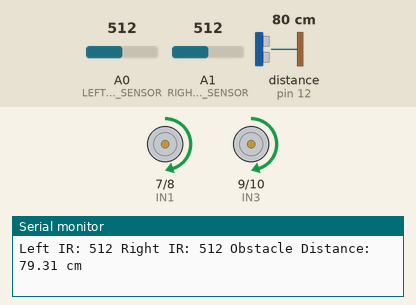
Recording of a sketch running on a simulated Arduino Uno, built with avr-gcc and run on an emulated ATmega328P. Parts: motor-driver pin pairs drawn as motors (green arrow = first pin HIGH = forward, orange = second pin HIGH = backward, longer = more drive, scaled by the enable pin), the last lines printed to the serial monitor. Wiring (inferred from the names in the program): ultrasonic range finder: trigger pin 11; echo pin 12. The test bench sets the inputs (shaded band); at power-on: distance to the obstacle (sensor on pin 12) 80 cm, A0 (LEFT_IR_SENSOR) = 512, A1 (RIGHT_IR_SENSOR) = 512. The echo pulse lasts 58.3 µs per cm.

Above: at 3.2 s.
3.3 s: distance to the obstacle (sensor on pin 12) set to 18 cm
6.3 s: distance to the obstacle (sensor on pin 12) set to 14 cm
At 7.2 s:
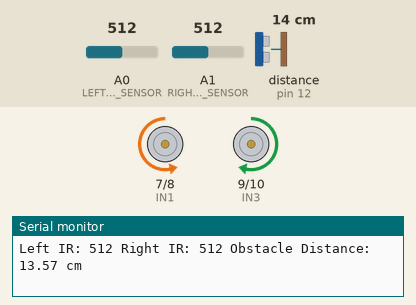
9.3 s: A0 (LEFT_IR_SENSOR) set to 716
At 10.3 s:
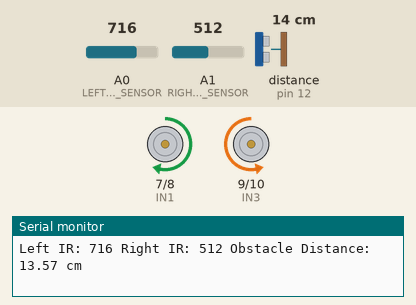
12.3 s: A0 (LEFT_IR_SENSOR) set to 511
At 12.79 s:
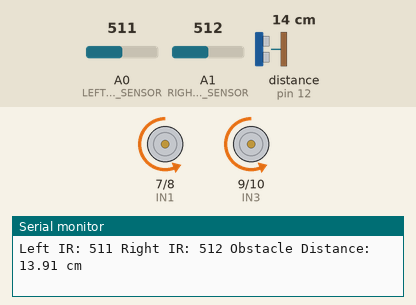
15.3 s: A0 (LEFT_IR_SENSOR) set to 900
Timing chart, 0 to 19.3 s (numbered marks = the images above; inputs shaded):
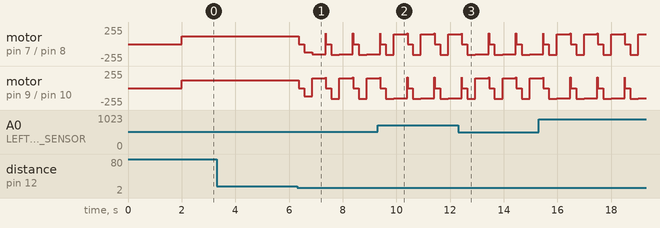

The sketch:

robot_line_follower.ino
```cpp
// (licence header left out)
// Motor driver pins
#define ENA 5  // Enable motor A (PWM)
#define ENB 6  // Enable motor B (PWM)
#define IN1 7  // Motor A input 1
#define IN2 8  // Motor A input 2
#define IN3 9  // Motor B input 1
#define IN4 10 // Motor B input 2

// IR Sensor pins
#define LEFT_IR_SENSOR A0    // Left IR sensor
#define RIGHT_IR_SENSOR A1   // Right IR sensor

// Ultrasonic sensor pins
#define TRIG_PIN 11  // Ultrasonic sensor trigger pin
#define ECHO_PIN 12  // Ultrasonic sensor echo pin

// Motor speed settings
#define MAX_SPEED 255     // Maximum motor speed (0-255)
#define NORMAL_SPEED 160  // Normal motor speed
#define SLOW_SPEED 120    // Slow motor speed for turns
#define TURN_SPEED 150    // Speed during turns

// Threshold for IR sensors (adjust based on your sensors)
#define IR_THRESHOLD 500  // Value to distinguish between black line and white surface

// Threshold for obstacle detection (in cm)
#define OBSTACLE_THRESHOLD 15  // Distance in cm to detect obstacles

// Variables to store sensor readings
int leftIRValue;
int rightIRValue;
float obstacleDistance;

// Parking detection variables
unsigned long parkingStartTime = 0;
bool parkingDetected = false;
bool parked = false;

// Track navigation variables
unsigned long lastLineDetectionTime = 0;
bool wasOnLine = false;

/**
 * Setup function - runs once at startup
 * Initializes pins and serial communication
 */
void setup() {
  // Initialize motor control pins
  pinMode(ENA, OUTPUT);
  pinMode(ENB, OUTPUT);
  pinMode(IN1, OUTPUT);
  pinMode(IN2, OUTPUT);
  pinMode(IN3, OUTPUT);
  pinMode(IN4, OUTPUT);

  // Initialize IR sensor pins
  pinMode(LEFT_IR_SENSOR, INPUT);
  pinMode(RIGHT_IR_SENSOR, INPUT);

  // Initialize ultrasonic sensor pins
  pinMode(TRIG_PIN, OUTPUT);
  pinMode(ECHO_PIN, INPUT);

  // Start with motors off
  stopMotors();

  // For debugging
  Serial.begin(9600);

  // Wait for 2 seconds before starting
  delay(2000);
}

/**
 * Main loop - runs repeatedly
 * Reads sensors and controls the robot's movement
 */
void loop() {
  // If already parked, do nothing
  if (parked) {
    stopMotors();
    return;
  }

  // Read sensor values
  readSensors();

  // Print sensor values for debugging
  printSensorValues();

  // Check for obstacles
  if (obstacleDistance < OBSTACLE_THRESHOLD && obstacleDistance > 0) {
    // Obstacle detected, perform avoidance
    avoidObstacle();
  }
  // Check for parking zone
  else if (detectParkingZone()) {
    handleParking();
  }
  // Normal track navigation
  else {
    navigateTrack();
  }

  // Small delay to stabilize readings
  delay(10);
}

/**
 * Reads values from all sensors
 */
void readSensors() {
  // Read IR sensor values
  leftIRValue = analogRead(LEFT_IR_SENSOR);
  rightIRValue = analogRead(RIGHT_IR_SENSOR);

  // Read ultrasonic sensor
  obstacleDistance = readUltrasonicDistance();
}

/**
 * Reads distance from ultrasonic sensor
 * @return Distance in centimeters
 */
float readUltrasonicDistance() {
  // Clear the TRIG_PIN
  digitalWrite(TRIG_PIN, LOW);
  delayMicroseconds(2);

  // Set the TRIG_PIN HIGH for 10 microseconds
  digitalWrite(TRIG_PIN, HIGH);
  delayMicroseconds(10);
  digitalWrite(TRIG_PIN, LOW);

  // Read the ECHO_PIN, return the sound wave travel time in microseconds
  long duration = pulseIn(ECHO_PIN, HIGH);

  // Calculate the distance
  float distance = duration * 0.034 / 2; // Speed of sound wave divided by 2 (go and back)

  return distance;
}

/**
 * Main navigation function for following the track
 */
void navigateTrack() {
  // With only 2 IR sensors, we'll use a different strategy for staying within the track

  // Both sensors detect line (at a border or crossing)
  if (leftIRValue > IR_THRESHOLD && rightIRValue > IR_THRESHOLD) {
    // We're likely at a border crossing or at the bottom of the U
    // Continue forward but slower
    moveForward(SLOW_SPEED);
    wasOnLine = true;
    lastLineDetectionTime = millis();
  }
  // Left sensor detects line (approaching left border)
  else if (leftIRValue > IR_THRESHOLD) {
    // Turn right to stay within track
    turnRight(TURN_SPEED);
    wasOnLine = true;
    lastLineDetectionTime = millis();
  }
  // Right sensor detects line (approaching right border)
  else if (rightIRValue > IR_THRESHOLD) {
    // Turn left to stay within track
    turnLeft(TURN_SPEED);
    wasOnLine = true;
    lastLineDetectionTime = millis();
  }
  // No line detected
  else {
    // If we recently saw a line, we might be moving away from it
    if (wasOnLine && (millis() - lastLineDetectionTime < 1000)) {
      // Continue in the same direction but at normal speed
      moveForward(NORMAL_SPEED);
    } else {
      // We've been away from any line for a while
      // We might be in the middle of the track or lost
      // Implement a search pattern to find the track again
      searchForTrack();
    }
  }
}

/**
 * Search pattern to find the track if lost
 */
void searchForTrack() {
  // Simple search pattern: move forward while slightly turning
  // This helps the robot find the track again if it gets lost

  // Alternate between turning slightly left and slightly right
  static bool turnDirection = false;

  if (turnDirection) {
    // Turn slightly right while moving forward
    analogWrite(ENA, NORMAL_SPEED);
    analogWrite(ENB, SLOW_SPEED);
    digitalWrite(IN1, HIGH);
    digitalWrite(IN2, LOW);
    digitalWrite(IN3, HIGH);
    digitalWrite(IN4, LOW);
  } else {
    // Turn slightly left while moving forward
    analogWrite(ENA, SLOW_SPEED);
    analogWrite(ENB, NORMAL_SPEED);
    digitalWrite(IN1, HIGH);
    digitalWrite(IN2, LOW);
    digitalWrite(IN3, HIGH);
    digitalWrite(IN4, LOW);
  }

  // Switch direction for next time
  turnDirection = !turnDirection;

  // If we've been searching for too long, we might need to turn more aggressively
  if (millis() - lastLineDetectionTime > 3000) {
    // Make a more aggressive turn to find the track
    if (turnDirection) {
      turnRight(TURN_SPEED);
    } else {
      turnLeft(TURN_SPEED);
    }
    delay(200);
  }
}

/**
 * Detects if the robot has reached the parking zone
 * @return true if parking zone detected, false otherwise
 */
bool detectParkingZone() {
  // For the U-shaped track, the parking zone is at the end of the right side

  // With only 2 IR sensors, we need to use a different approach
  // We can detect the parking zone when we reach the end of the U
  // and both sensors no longer detect any lines for a sustained period

  // If both sensors don't detect any lines for a while, we might be at the parking zone
  if (leftIRValue < IR_THRESHOLD && rightIRValue < IR_THRESHOLD) {
    // Check if we've been in this state for a while
    if (!parkingDetected) {
      parkingStartTime = millis();
      parkingDetected = true;
    }

    // If we've been in this state for more than 1 second, it might be the parking zone
    if (millis() - parkingStartTime > 1000) {
      // Additional check: we should be near a wall (the end of the U)
      if (obstacleDistance < 30 && obstacleDistance > 0) {
        return true;
      }
    }
  } else {
    parkingDetected = false;
  }

  return false;
}

/**
 * Handles the parking maneuver
 */
void handleParking() {
  // Slow down as we approach parking
  moveForward(SLOW_SPEED);
  delay(300);

  // Turn right to align with parking spot
  turnRight(SLOW_SPEED);
  delay(400);

  // Move forward into parking spot
  moveForward(SLOW_SPEED);
  delay(500);

  // Stop motors when parked
  stopMotors();
  parked = true;

  // Optional: Indicate successful parking with LED or buzzer
  Serial.println("Successfully parked!");
}

/**
 * Handles obstacle avoidance
 */
void avoidObstacle() {
  // Stop briefly
  stopMotors();
  delay(200);

  // Back up slightly
  moveBackward(SLOW_SPEED);
  delay(300);

  // Turn to avoid obstacle
  // With only 2 IR sensors, we'll use a simple strategy
  // Check which IR sensor last detected a line
  if (leftIRValue > rightIRValue) {
    // Left sensor detected more, so turn right
    turnRight(TURN_SPEED);
  } else {
    // Right sensor detected more, so turn left
    turnLeft(TURN_SPEED);
  }
  delay(500);

  // Resume forward motion
  moveForward(NORMAL_SPEED);
}

/**
 * Moves the robot forward at the specified speed
 * @param speed Motor speed (0-255)
 */
void moveForward(int speed) {
  // Left motors
  digitalWrite(IN1, HIGH);
  digitalWrite(IN2, LOW);
  // Right motors
  digitalWrite(IN3, HIGH);
  digitalWrite(IN4, LOW);

  // Set speed
  analogWrite(ENA, speed);
  analogWrite(ENB, speed);
}

/**
 * Moves the robot backward at the specified speed
 * @param speed Motor speed (0-255)
 */
void moveBackward(int speed) {
  // Left motors
  digitalWrite(IN1, LOW);
  digitalWrite(IN2, HIGH);
  // Right motors
  digitalWrite(IN3, LOW);
  digitalWrite(IN4, HIGH);

  // Set speed
  analogWrite(ENA, speed);
  analogWrite(ENB, speed);
}

/**
 * Turns the robot left at the specified speed
 * @param speed Motor speed (0-255)
 */
void turnLeft(int speed) {
  // Left motors slower or backward
  digitalWrite(IN1, LOW);
  digitalWrite(IN2, HIGH);
  // Right motors forward
  digitalWrite(IN3, HIGH);
  digitalWrite(IN4, LOW);

  // Set speed
  analogWrite(ENA, speed);
  analogWrite(ENB, speed);
}

/**
 * Turns the robot right at the specified speed
 * @param speed Motor speed (0-255)
 */
void turnRight(int speed) {
  // Left motors forward
  digitalWrite(IN1, HIGH);
  digitalWrite(IN2, LOW);
  // Right motors slower or backward
  digitalWrite(IN3, LOW);
  digitalWrite(IN4, HIGH);

  // Set speed
  analogWrite(ENA, speed);
  analogWrite(ENB, speed);
}

/**
 * Stops all motors
 */
void stopMotors() {
  // Stop all motors
  digitalWrite(IN1, LOW);
  digitalWrite(IN2, LOW);
  digitalWrite(IN3, LOW);
  digitalWrite(IN4, LOW);

  analogWrite(ENA, 0);
  analogWrite(ENB, 0);
}

/**
 * Prints sensor values to Serial for debugging
 */
void printSensorValues() {
  Serial.print("Left IR: ");
  Serial.print(leftIRValue);
  Serial.print(" Right IR: ");
  Serial.print(rightIRValue);
  Serial.print(" Obstacle Distance: ");
  Serial.print(obstacleDistance);
  Serial.println(" cm");
}
```

Measured:
- the behaviour switches between 16 and 15 cm on distance to the obstacle (sensor on pin 12) (found by bisection; images 0 and 1)
- by itself, motor on pin 7 (IN1) / pin 8 (IN2): repeats every 1.0 s: stopped 0.20 s, backward 160/255 0.30 s, forward 150/255 0.50 s, forward 160/255 0.01 s
- by itself, motor on pin 9 (IN3) / pin 10 (IN4): repeats every 1.0 s: stopped 0.20 s, backward 160/255 0.30 s, backward 150/255 0.50 s, forward 160/255 0.01 s
